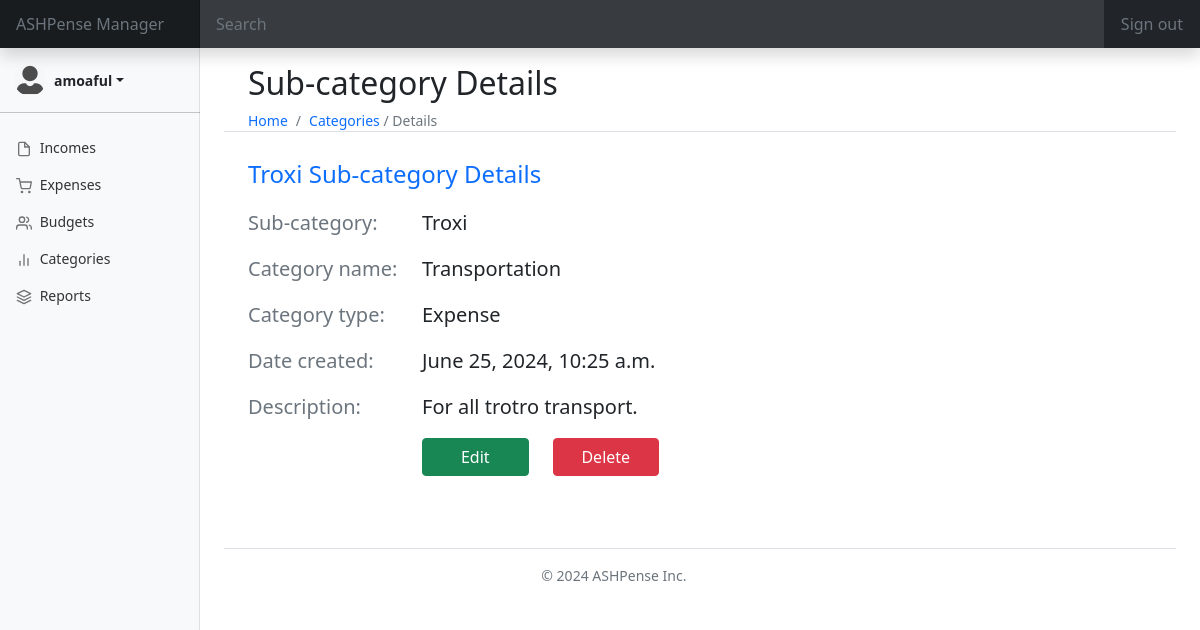
/apm_categories/apm_subcategory_detail/9104e926-2ab4-423a-a7a3-1fcf17a9e081 (signed in), run on the app's committed database.
### apm_accounts/models.py (models this page shows, shortened)
class ASHPenser(AbstractUser):
    penser_id = models.UUIDField(primary_key=True, default=uuid.uuid4, editable=False)
    email = models.EmailField(unique=True, blank=False, null=False)
    security_question = models.CharField(max_length=255, choices=SECURITY_QUESTIONS, null=True, blank=True)
    security_answer = models.CharField(max_length=500, null=True, blank=True)
    is_active = models.BooleanField(default=True)
    image = models.ImageField(default="default/default.png", upload_to="apmenser/", max_length=255, null=True, blank=True)
    created_at = models.DateField(default=datetime.date.today)
    updated_at = models.DateField(default=datetime.date.today)

### apm_categories/models.py (models this page shows, shortened)
class ASHPenserSubCategories(models.Model):
    class Meta:
        verbose_name_plural = "SubCategoriesData"
        db_table = "subcategories"
        ordering = ("date_created", "subcategory_name",)
    subcategory_data = models.UUIDField(primary_key=True, default=uuid.uuid4, editable=False)
    ashpenser_data = models.ForeignKey(settings.AUTH_USER_MODEL, on_delete=models.CASCADE, related_name="subcategories")
    category_data = models.ForeignKey(ASHPenserCategories, on_delete=models.CASCADE, related_name="subcategories")
    date_created = models.DateTimeField(max_length=8)
    subcategory_name = models.CharField(max_length=100, null=True, blank=True)
    subcategory_type = models.CharField(max_length=100, null=True, blank=True)
    description = models.TextField(null=True, blank=True)

class ASHPenserCategories(models.Model):
    class Meta:
        verbose_name_plural = "CategoriesData"
        db_table = "categories"
        ordering = ("date_created", "category_name",)
    category_data = models.UUIDField(primary_key=True, default=uuid.uuid4, editable=False)
    ashpenser_data = models.ForeignKey(settings.AUTH_USER_MODEL, on_delete=models.CASCADE, related_name="categories")
    date_created = models.DateTimeField(max_length=8)
    category_name = models.CharField(max_length=100, null=True, blank=True)
    category_type = models.CharField(max_length=100, choices=CATEGORY_TYPE, null=True, blank=True)
    description = models.TextField(null=True, blank=True)
    def __str__(self):
        return f"{self.category_name}"

### apm_categories/views.py (the view)
# urls.py: path("apm_subcategory_detail/<uuid:pk>", ASHPenserSubCategoryDetailView.as_view(), name="apm_subcategory_detail"),
class ASHPenserSubCategoryDetailView(LoginRequiredMixin, DetailView):
    model = ASHPenserSubCategories
    template_name = "apm_categories/apm_subcategory_detail.html"

### templates/apm_categories/apm_subcategory_detail.html (shortened to what this page needs)
{% extends "base.html" %}
{% load static %}
{% block content %}
<div class="bg-gray-200 text-sm">
    <div class="container-fluid border-bottom">
        <div class="d-flex justify-content-between flex-wrap flex-md-nowrap pt-3">
            <h1 class="h2">Sub-category Details</h1>
        </div>
        <nav aria-label="breadcrumb">
            <ol class="breadcrumb mb-0">
                <li class="breadcrumb-item"><a class="fw-light text-decoration-none" href="{% url 'home' %}">Home</a></li>
                <li class="breadcrumb-item active fw-light" aria-current="page">
                    <a class="text-decoration-none" href="{% url 'apm_categories:apm_categories_panel' %}">Categories</a> /
                    {{ object.paymethod_name }} Details
                </li>
            </ol>
        </nav>
    </div>
</div>
<section class="mb-4">
    <div class="container bg-white pt-4 pb-3">
        <div class="row">
            <div class="col-lg-12 col-md-12 col-sm-12 rounded-top-3 mb-3">
                <p class="fs-4 text-start text-primary mb-0">{{ object.subcategory_name }} Sub-category Details </p>
            </div>
            <div class="col-lg-9 col-md-9 col-sm-12">
                <div class="row">
                    <div class="col-lg-3 col-md-3 col-sm-3">
                        <p class="fs-5 text-start text-secondary">Sub-category: </p>
                    </div>
                    <div class="col-lg-9 col-md-9 col-sm-9">
                        <p class="fs-5 text-start text-dark">{{ object.subcategory_name }}</p>
                    </div>
                </div>
                <div class="row">
                    <div class="col-lg-3 col-md-3 col-sm-3">
                        <p class="fs-5 text-start text-secondary">Category name: </p>
                    </div>
                    <div class="col-lg-9 col-md-9 col-sm-9">
                        <p class="fs-5 text-start text-dark">{{ object.category_data }}</p>
                    </div>
                </div>
                <div class="row">
                    <div class="col-lg-3 col-md-3 col-sm-3">
                        <p class="fs-5 text-start text-secondary">Category type: </p>
                    </div>
                    <div class="col-lg-9 col-md-9 col-sm-9">
                        <p class="fs-5 text-start text-dark">{{ object.subcategory_type }}</p>
                    </div>
                </div>
                <div class="row">
                    <div class="col-lg-3 col-md-3 col-sm-3">
                        <p class="fs-5 text-start text-secondary">Date created: </p>
                    </div>
                    <div class="col-lg-9 col-md-9 col-sm-9">
                        <p class="fs-5 text-start text-dark">{{ object.date_created }}</p>
                    </div>
                </div>
                <div class="row">
                    <div class="col-lg-3 col-md-3 col-sm-3">
                        <p class="fs-5 text-start text-secondary">Description: </p>
                    </div>
                    <div class="col-lg-9 col-md-9 col-sm-9">
                        <p class="fs-5 text-start text-dark">{{ object.description }}</p>
                    </div>
                </div>
                <div class="row">
                    <div class="col-lg-3 col-md-3 col-sm-3">
                    </div>
                    <div class="col-lg-9 col-md-9 col-sm-9">
                        <div class="row">
                            <div class="col-lg-3 col-md-3 col-sm-3 pb-2">
                                <a href="{% url 'apm_categories:apm_subcategory_update' pk=object.pk %}" type="button" class="btn btn-success w-100">
                                    Edit
                                </a>
                            </div>
                            <div class="col-lg-3 col-md-3 col-sm-3">
                                <a href="{% url 'apm_categories:apm_subcategory_delete' pk=object.pk %}" type="button" class="btn btn-danger w-100">
                                    Delete
                                </a>
                            </div>
                        </div>
                    </div>
                </div>
            </div>
        </div>
    </div>
{% endblock content %}

### templates/base.html (shortened to what this page needs)
{% load static %}
{% if user.is_authenticated %}
<!DOCTYPE html>
<html lang="en">
    <head>
        <link href="{% static 'css/bootstrap-grid.css' %}" rel="stylesheet">
        <link href="{% static 'css/bootstrap-grid.min.css' %}" rel="stylesheet">
        <link href="{% static 'css/bootstrap-utilities.css' %}" rel="stylesheet">
        <link href="{% static 'css/bootstrap-utilities.min.css' %}" rel="stylesheet">
        <link href="{% static 'css/bootstrap.css' %}" rel="stylesheet">
        <link href="{% static 'css/bootstrap.min.css' %}" rel="stylesheet">
        <link href="{% static 'css/dashboard/dashboard.css' %}" rel="stylesheet">
    </head>
    <body>
        <header class="navbar navbar-dark sticky-top bg-dark flex-md-nowrap p-0 shadow">
            <a class="navbar-brand col-md-3 col-lg-2 me-0 px-3 text-muted" href="{% url 'home' %}">ASHPense Manager</a>
            <input class="form-control form-control-dark w-100" type="text" placeholder="Search" aria-label="Search">
            <div class="navbar-nav">
                <div class="nav-item text-nowrap">
                    <form method="POST" action="{% url 'logout' %}" enctype="multipart/form-data">
                        <button type="submit" class="btn btn-dark px-3 mx-0 text-muted">Sign out</button>
                    </form>
                </div>
            </div>
        </header>
        <div class="container-fluid">
            <div class="row">
                <nav id="sidebarMenu" class="col-md-3 col-lg-2 d-md-block bg-light sidebar collapse">
                    <div class="position-sticky pt-3">
                        <ul class="nav flex-column">
                            <li class="nav-item">
                                <div class="dropdown" style="margin-left: 1em;">
                                    <a href="#" class="d-flex align-items-center text-dark text-decoration-none dropdown-toggle" id="dropdownUser1" data-bs-toggle="dropdown" aria-expanded="false">
                                        {% if request.user.userprofile.profile_picture %}
                                            <img src="{{ request.user.userprofile.profile_picture.url }}" alt="" width="32" height="32" class="rounded-circle me-2">
                                        {% else %}
                                            <img src="{% static 'media/default.png' %}" alt="" width="32" height="32" class="rounded-circle me-2">
                                        {% endif %}
                                        <strong>{{ user.username }}</strong>
                                    </a>
                                </div>
                                <hr>
                            </li>
                            <li class="nav-item">
                                <a class="nav-link" href="#">
                                    <span data-feather="file"></span>
                                    Incomes
                                </a>
                            </li>
                            <li class="nav-item">
                                <a class="nav-link" href="#">
                                    <span data-feather="shopping-cart"></span>
                                    Expenses
                                </a>
                            </li>
                            <li class="nav-item">
                                <a class="nav-link" href="#">
                                    <span data-feather="users"></span>
                                    Budgets
                                </a>
                            </li>
                            <li class="nav-item">
                                <a class="nav-link" href="{% url 'apm_categories:apm_categories_panel' %}">
                                    <span data-feather="bar-chart-2"></span>
                                    Categories
                                </a>
                            </li>
                            <li class="nav-item">
                                <a class="nav-link" href="#">
                                    <span data-feather="layers"></span>
                                    Reports
                                </a>
                            </li>
                        </ul>
                    </div>
                </nav>
                <main class="col-md-9 ms-sm-auto col-lg-10 px-md-4 bg-gradient-light">
                    {% block content%}
                    {% endblock content %}
                </main>
                <div class="col-sm-9 ms-sm-auto col-lg-10 px-md-4">
                    <footer class="d-flex flex-wrap justify-content-center py-3 my-4 border-top">
                        <div class="col-md-4 d-flex">
                          <span class="text-muted">&copy; 2024 ASHPense Inc.</span>
                        </div>
                      </footer>
                </div>
            </div>
        </div>
    </body>
</html>
{% else %}
    {% include "index.html" %}
{% endif %}

### static/css/dashboard/dashboard.css (style rules this page uses)
body { font-size: .875rem; }
.feather { width: 16px; height: 16px; vertical-align: text-bottom; }
.sidebar { position: fixed; top: 0; bottom: 0; left: 0; z-index: 100; padding: 48px 0 0; box-shadow: inset -1px 0 0 rgba(0, 0, 0, .1); }
.sidebar .nav-link { font-weight: 500; color: #333; }
.sidebar .nav-link .feather { margin-right: 4px; color: #727272; }
.navbar-brand { padding-top: .75rem; padding-bottom: .75rem; font-size: 1rem; background-color: rgba(0, 0, 0, .25); box-shadow: inset -1px 0 0 rgba(0, 0, 0, .25); }
.navbar .form-control { padding: .75rem 1rem; border-width: 0; border-radius: 0; }
.form-control-dark { color: #fff; background-color: rgba(255, 255, 255, .1); border-color: rgba(255, 255, 255, .1); }

### data on the page
ASHPenser: username "amoaful"
ASHPenserSubCategories: subcategory_name "Troxi", category_data "Transportation", subcategory_type "Expense", date_created "June 25, 2024, 10:25 a.m.", description "For all trotro transport."
